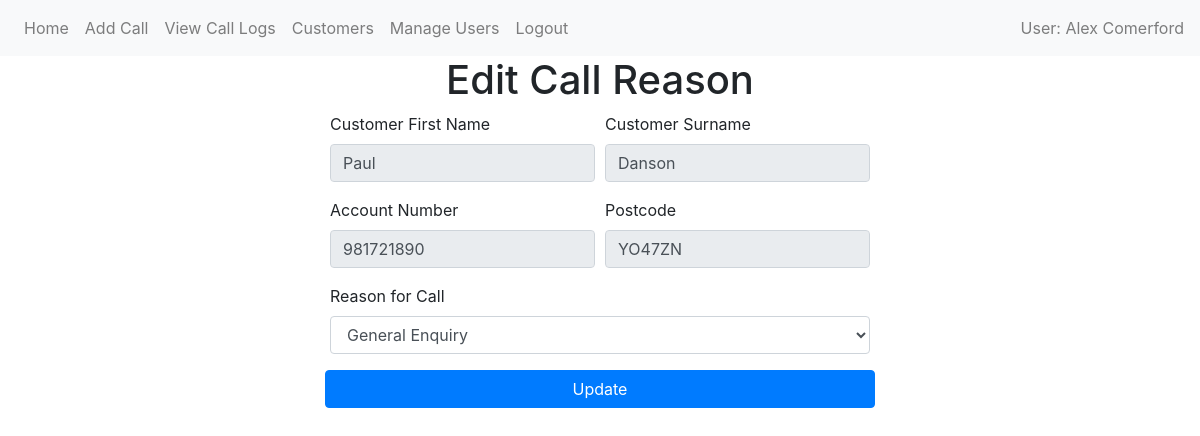
Before: /edit-call/4 (signed in) with the older database file.
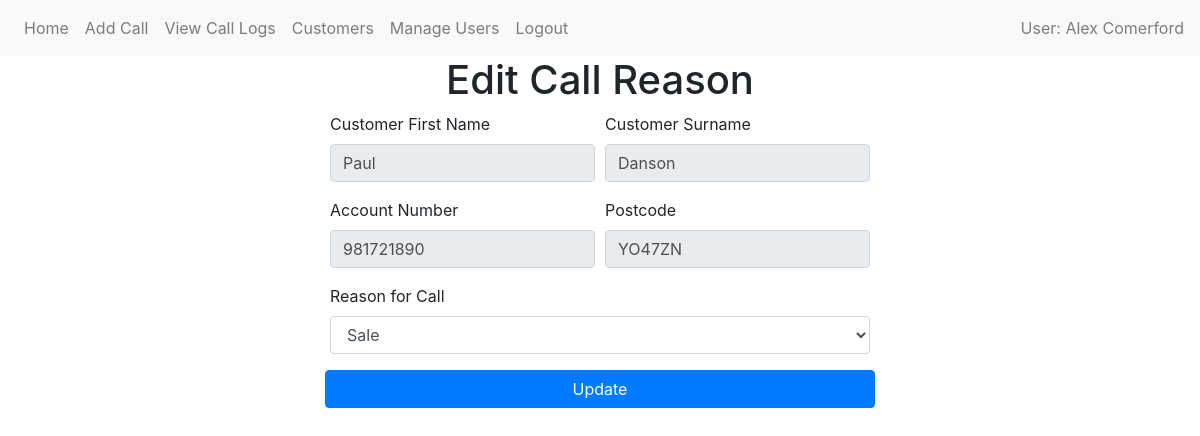
After: the same page with the newer database file.
### website/models/call.py (models this page shows)
class Call(db.Model):
    id = db.Column(db.Integer, primary_key=True)
    reason_called = db.Column(db.String(150))
    date = db.Column(db.DateTime(timezone=True), default=func.now())
    user_id = db.Column(db.Integer, db.ForeignKey('user.id', name="fk_call_user_id"))
    customer_id = db.Column(db.Integer, db.ForeignKey('customer.id', name="fk_call_customer_id"))
    user = relationship('User', back_populates='calls_handled')
    customer = relationship('Customer', back_populates='calls')

### website/views/calls/edit.py (the view, shortened to what this page needs)
@views.route('/edit-call/<int:id>', methods=['GET', 'POST'])
@login_required
def edit_call(id):
    call_to_edit = Call.query.get_or_404(id)
    return render_template('calls/edit.html', call_to_edit=call_to_edit, user=current_user)

### website/__init__.py (called while the page is built)
def create_app():
    app = Flask(__name__)
    app.config['SECRET_KEY'] = 'hjshjhdjah kjshkjdhjs'
    app.config['SQLALCHEMY_DATABASE_URI'] = f'sqlite:///{DB_NAME}'
    db.init_app(app)
    migrate.init_app(app, db)
    from website.models import User, Call, Customer  #Importing all models
    login_manager = LoginManager()
    login_manager.login_view = 'auth.login'
    login_manager.init_app(app)
    from .views import views
    from .views.auth import auth
    from .views.admin.manage_users import admin
    app.register_blueprint(views, url_prefix='/')
    app.register_blueprint(auth, url_prefix='/')
    app.register_blueprint(admin, url_prefix='/')
    from flask_login import current_user
    @app.context_processor
    def inject_user():
        return dict(user=current_user)
    @login_manager.user_loader
    def load_user(id):
        return User.query.get(int(id))
    return app

### website/templates/calls/edit.html (shortened to what this page needs)
{% extends "shared/base.html" %}
{% block content %}
<h1 align="center">Edit Call Reason</h1>
<div class="container d-flex justify-content-center align-items-center">
<form method="POST" class="w-50">
    <div class="form-row">
        <div class="form-group col-md-6">
        <label for="customer_first_name">Customer First Name</label>
        <input type="text" class="form-control" id="customer_first_name" name="customer_first_name" value="{{ call_to_edit.customer.first_name | title  }}" readonly>
    </div>
    <div class="form-group col-md-6">
        <label for="customer_last_name">Customer Surname</label>
        <input type="text" class="form-control" id="customer_last_name" name="customer_last_name" value="{{ call_to_edit.customer.last_name | title  }}" readonly>
    </div>
</div>
<div class="form-row">
    <div class="form-group col-md-6">
        <label for="account_number">Account Number</label>
        <input type="number" class="form-control" id="account_number" name="account_number" value="{{ call_to_edit.customer.account_number }}" readonly>
    </div>
     <div class="form-group col-md-6">
        <label for="postcode">Postcode</label>
        <input type="text" class="form-control" id="postcode" name="postcode" value="{{ call_to_edit.customer.postcode | upper }}" readonly>
    </div>
</div>
    <div class="form-group">
        <label for="reason_called">Reason for Call</label>
        <select class="form-control" id="reason_called" name="reason_called" required>
            <option value="Sale" {% if call_to_edit.reason_called == "Sale" %}selected{% endif %}>Sale</option>
            <option value="General Enquiry" {% if call_to_edit.reason_called == "General Enquiry" %}selected{% endif %}>General Enquiry</option>
        </select>
    </div>
    <div class="form-row">
        <button type="submit" class="btn btn-primary w-100">Update</button>
      </div>
</form>
{% endblock %}

Changed rows visible on the page:
changed Call: reason_called "General Enquiry" → "Sale"
